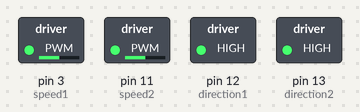
Simulated run of this sketch. Board: Arduino Uno, built with avr-gcc and run on an emulated ATmega328P. On the bench: switched loads named in the sketch (green lamp = pin HIGH).

Above: at 0.05 s.
At 2.5 s:
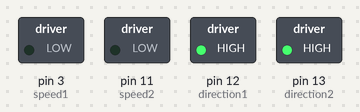
At 3.7 s:
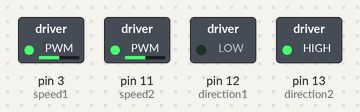
At 4.95 s:
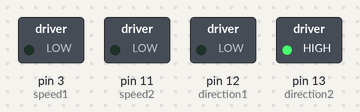
At 8.05 s:
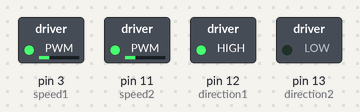
At 10.95 s:
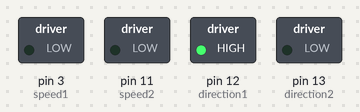
Timing chart, 0 to 14.3 s (numbered marks = the images above):
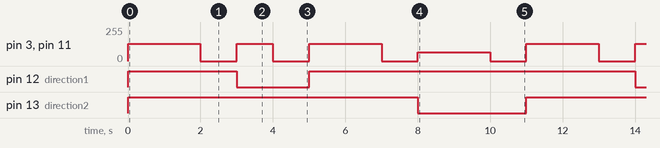

The sketch:

Project_29.ino
```cpp
// Project 29 - Using a motor shield
#define QUARTER_SPEED 64
#define HALF_SPEED 128
#define FULL_SPEED 255

// Set the pins for speed and direction of each motor
int speed1 = 3;
int speed2 = 11;
int direction1 = 12;
int direction2 = 13;

void stopMotor() {
  // turn both motors off
  analogWrite(speed1, 0);
  analogWrite(speed2, 0);
}

void setup()
{
  // set all the pins to outputs
  pinMode(speed1, OUTPUT);
  pinMode(speed2, OUTPUT);
  pinMode(direction1, OUTPUT);
  pinMode(direction2, OUTPUT);
}

void loop()
{
  // Both motors forward at 50% speed for 2 seconds
  digitalWrite(direction1, HIGH);
  digitalWrite(direction2, HIGH);
  analogWrite(speed1, HALF_SPEED);
  analogWrite(speed2, HALF_SPEED);
  delay(2000);

  stopMotor(); delay(1000); // stop

  // Left turn for 1 second
  digitalWrite(direction1, LOW);
  digitalWrite(direction2, HIGH);
  analogWrite(speed1, HALF_SPEED);
  analogWrite(speed2, HALF_SPEED);
  delay(1000);

  stopMotor(); delay(1000); // stop

  // Both motors forward at 50% speed for 2 seconds
  digitalWrite(direction1, HIGH);
  digitalWrite(direction2, HIGH);
  analogWrite(speed1, HALF_SPEED);
  analogWrite(speed2, HALF_SPEED);
  delay(2000);

  stopMotor(); delay(1000); // stop

  // rotate right at 25% speed
  digitalWrite(direction1, HIGH);
  digitalWrite(direction2, LOW);
  analogWrite(speed1, QUARTER_SPEED);
  analogWrite(speed2, QUARTER_SPEED);
  delay(2000);

  stopMotor(); delay(1000); // stop

}
```

Measured:
- by itself, pin 12 (direction1): repeats every 11.0 s: LOW 2.0 s, HIGH 9.0 s
- by itself, pin 13 (direction2): alternates HIGH for 8.0 s and LOW for 3.0 s
- by itself, pin 3 (speed1), pin 11 (speed2): repeats every 11.0 s: 0/255 1.0 s, 128/255 1.0 s, 0/255 1.0 s, 128/255 2.0 s, 0/255 1.0 s, 64/255 2.0 s, 0/255 1.0 s, 128/255 2.0 s
